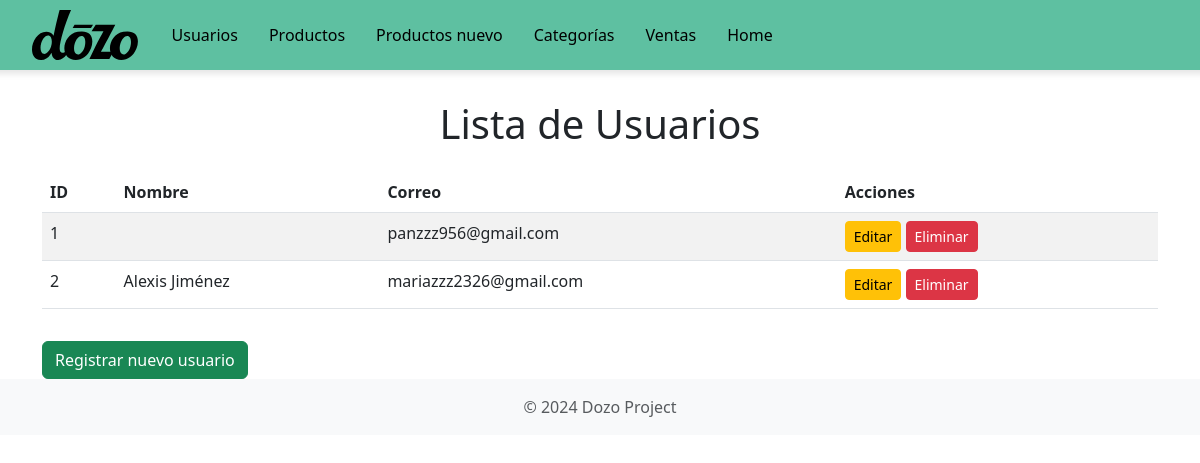
/users/, run on the app's committed database.
### Dozo/models.py (models this page shows, shortened)
class CustomUser(AbstractUser):
    ROLE_CHOICES = [
        ('admin', 'Admin'),
        ('user', 'User'),
    ]
    email = models.EmailField(unique=True, verbose_name="Correo Electrónico")
    first_name = models.CharField(max_length=30, verbose_name="Nombre")
    last_name = models.CharField(max_length=30, verbose_name="Apellido")
    telefono = models.CharField(max_length=30, verbose_name="Telefono")
    department = models.CharField(max_length=100, blank=True, null=True, verbose_name="Departamento")
    city = models.CharField(max_length=100, blank=True, null=True, verbose_name="Ciudad")
    address = models.TextField(blank=True, null=True, verbose_name="Dirección")
    postal_code = models.CharField(max_length=20, blank=True, null=True, verbose_name="Código Postal")
    role = models.CharField(max_length=10, choices=ROLE_CHOICES, default=' ')
    groups = models.ManyToManyField(
        'auth.Group',
        related_name='customuser_set',
        blank=True,
        help_text='Los grupos a los que pertenece este usuario. El usuario obtendrá todos los permisos otorgados a cada uno de sus grupos.',
        related_query_name='customuser',
    )
    user_permissions = models.ManyToManyField(
        'auth.Permission',
        related_name='customuser_set',
        blank=True,
        help_text='Permisos específicos para este usuario.',
        related_query_name='customuser')

### Dozo/views.py (the view)
# urls.py: path('users/', views.mostrar_user, name='mostrar_user'),
def mostrar_user(request):
    users = CustomUser.objects.all()
    return render(request, 'mostrar_user.html', {
        'users': users
    })

### Dozo/templates/mostrar_user.html (shortened to what this page needs)
<!DOCTYPE html>
<html lang="en">
<head>
    <link href="https://cdn.jsdelivr.net/npm/bootstrap@5.3.0/dist/css/bootstrap.min.css" rel="stylesheet">
</head>
<body>
    <div class="navbar-container">
        <nav class="navbar navbar-expand-lg">
            <div class="container-fluid">
                <a class="navbar-brand" href="#">
                    <img src="/static/logo.svg" alt="logo">
                </a>
                <div class="collapse navbar-collapse" id="navbarNav">
                    <ul class="navbar-nav">
                        <li class="nav-item">
                            <a class="nav-link" href="/users/">Usuarios</a>
                        </li>
                        <li class="nav-item">
                            <a class="nav-link" href="/productos/">Productos</a>
                        </li>
                        <li class="nav-item">
                            <a class="nav-link" href="/productos/nuevo/">Productos nuevo</a>
                        </li>
                        <li class="nav-item">
                            <a class="nav-link" href="/categorias/">Categorías</a>
                        </li>
                        <li class="nav-item">
                            <a class="nav-link" href="/ventas/">Ventas</a>
                        </li>
                        <li class="nav-item">
                            <a class="nav-link" href="http://localhost:3000">Home</a>
                        </li>
                    </ul>
                </div>
            </div>
        </nav>
    </div>
    <div class="container table-container">
        <h1 class="text-center">Lista de Usuarios</h1>
        <table class="table table-striped mt-4">
            <thead>
                <tr>
                    <th>ID</th>
                    <th>Nombre</th>
                    <th>Correo</th>
                    <th>Acciones</th>
                </tr>
            </thead>
            <tbody>
                {% for user in users %}
                <tr>
                    <td>{{ user.id }}</td>
                    <td>{{ user.first_name }} {{ user.last_name }}</td>
                    <td>{{ user.email }}</td>
                    <td>
                        <a href="/users/editar/{{ user.id }}/" class="btn btn-sm btn-warning">Editar</a>
                        <a href="/users/eliminar/{{ user.id }}/" class="btn btn-sm btn-danger">Eliminar</a>
                    </td>
                </tr>
                {% endfor %}
            </tbody>
        </table>
        <a href="/users/registro/" class="btn btn-success mt-3">Registrar nuevo usuario</a>
    </div>
    <footer class="footer mt-auto py-3">
        <div class="container">
            <span class="text-muted">&copy; 2024 Dozo Project</span>
        </div>
    </footer>
</body>
</html>

### Dozo/templates/mostrar_user.html (style rules this page uses)
body { margin: 0; padding: 0; box-sizing: border-box; }
.navbar-container { width: 100%; position: fixed; top: 0; left: 0; z-index: 1000; }
.navbar { background-color: #5ec0a1; height: 70px; padding: 0 40px; position: fixed; top: 0; width: calc(100% + 40px); left: -20px; box-shadow: 0 4px 6px rgba(0, 0, 0, 0.1); }
.navbar-brand { color: black; font-size: 24px; font-weight: bold; text-decoration: none; }
.navbar-brand img { height: 50px; margin-right: 10px; }
.navbar-nav .nav-link { color: black; font-size: 16px; margin-right: 15px; text-decoration: none; }
.navbar .nav-link { color: black; }
.table-container { margin-top: 100px; }
.footer { background-color: #f8f9fa; text-align: center; padding: 10px; }

### data on the page
CustomUser: id "1", email "panzzz956@gmail.com"
CustomUser: id "2", first_name "Alexis", last_name "Jiménez", email "mariazzz2326@gmail.com"
